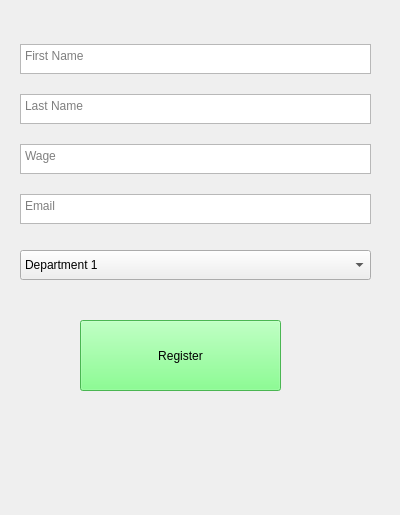
<?xml version="1.0" encoding="UTF-8"?>
<ui version="4.0">
 <class>Form</class>
 <widget class="QWidget" name="Form">
  <property name="geometry">
   <rect>
    <x>0</x>
    <y>0</y>
    <width>400</width>
    <height>515</height>
   </rect>
  </property>
  <property name="windowTitle">
   <string>Form</string>
  </property>
  <widget class="QPushButton" name="register_bt">
   <property name="geometry">
    <rect>
     <x>80</x>
     <y>320</y>
     <width>201</width>
     <height>71</height>
    </rect>
   </property>
   <property name="autoFillBackground">
    <bool>false</bool>
   </property>
   <property name="styleSheet">
    <string notr="true">#register_bt{
background-color:rgb(104, 255, 115)
}</string>
   </property>
   <property name="text">
    <string>Register</string>
   </property>
  </widget>
  <widget class="QComboBox" name="comboBox">
   <property name="geometry">
    <rect>
     <x>20</x>
     <y>250</y>
     <width>351</width>
     <height>30</height>
    </rect>
   </property>
   <property name="maximumSize">
    <size>
     <width>16777215</width>
     <height>30</height>
    </size>
   </property>
   <item>
    <property name="text">
     <string>Department 1</string>
    </property>
   </item>
   <item>
    <property name="text">
     <string>Department 2</string>
    </property>
   </item>
  </widget>
  <widget class="QWidget" name="layoutWidget">
   <property name="geometry">
    <rect>
     <x>20</x>
     <y>30</y>
     <width>351</width>
     <height>211</height>
    </rect>
   </property>
   <layout class="QVBoxLayout" name="verticalLayout">
    <item>
     <widget class="QPlainTextEdit" name="plainTextEdit">
      <property name="maximumSize">
       <size>
        <width>16777215</width>
        <height>30</height>
       </size>
      </property>
      <property name="placeholderText">
       <string>First Name</string>
      </property>
     </widget>
    </item>
    <item>
     <widget class="QPlainTextEdit" name="plainTextEdit_2">
      <property name="maximumSize">
       <size>
        <width>16777215</width>
        <height>30</height>
       </size>
      </property>
      <property name="placeholderText">
       <string>Last Name</string>
      </property>
     </widget>
    </item>
    <item>
     <widget class="QPlainTextEdit" name="plainTextEdit_3">
      <property name="maximumSize">
       <size>
        <width>16777215</width>
        <height>30</height>
       </size>
      </property>
      <property name="placeholderText">
       <string>Wage</string>
      </property>
     </widget>
    </item>
    <item>
     <widget class="QPlainTextEdit" name="plainTextEdit_4">
      <property name="maximumSize">
       <size>
        <width>16777215</width>
        <height>30</height>
       </size>
      </property>
      <property name="placeholderText">
       <string>Email</string>
      </property>
     </widget>
    </item>
   </layout>
  </widget>
 </widget>
 <resources/>
 <connections/>
</ui>
